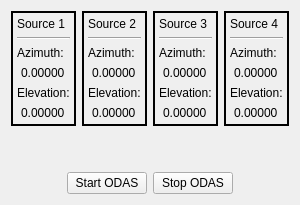
<?xml version="1.0" encoding="UTF-8"?>
<ui version="4.0">
 <class>OdasLive</class>
	<widget class="QWidget" name="OdasLive">
	<layout class="QGridLayout" name="gridLayout">
	<item row="0" column="0">
	 <layout class="QVBoxLayout" name="verticalLayout">
	  <item>
	   <layout class="QHBoxLayout" name="horizontalLayout_2">
		<property name="topMargin">
		 <number>0</number>
		</property>
		<item>
		 <widget class="QFrame" name="source1">
		  <property name="frameShape">
		   <enum>QFrame::WinPanel</enum>
		  </property>
		  <property name="frameShadow">
		   <enum>QFrame::Plain</enum>
		  </property>
		  <layout class="QVBoxLayout" name="verticalLayout_10">
		   <property name="leftMargin">
			<number>4</number>
		   </property>
		   <property name="topMargin">
			<number>4</number>
		   </property>
		   <property name="rightMargin">
			<number>4</number>
		   </property>
		   <property name="bottomMargin">
			<number>4</number>
		   </property>
		   <item>
			<layout class="QVBoxLayout" name="verticalLayout_4">
			 <item>
			  <widget class="QLabel" name="label_6">
			   <property name="text">
				<string>Source 1</string>
			   </property>
			  </widget>
			 </item>
			 <item>
			  <widget class="Line" name="line">
			   <property name="orientation">
				<enum>Qt::Horizontal</enum>
			   </property>
			  </widget>
			 </item>
			 <item>
			  <widget class="QLabel" name="label_7">
			   <property name="text">
				<string>Azimuth:</string>
			   </property>
			  </widget>
			 </item>
			 <item>
			  <widget class="QLabel" name="source1AzimuthValueLabel">
			   <property name="text">
				<string>0.00000</string>
			   </property>
			   <property name="indent">
				<number>4</number>
			   </property>
			  </widget>
			 </item>
			 <item>
			  <widget class="QLabel" name="label_9">
			   <property name="text">
				<string>Elevation:</string>
			   </property>
			  </widget>
			 </item>
			 <item>
			  <widget class="QLabel" name="source1ElevationValueLabel">
			   <property name="text">
				<string>0.00000</string>
			   </property>
			   <property name="indent">
				<number>4</number>
			   </property>
			  </widget>
			 </item>
			</layout>
		   </item>
		  </layout>
		 </widget>
		</item>
		<item>
		 <widget class="QFrame" name="source2">
		  <property name="autoFillBackground">
		   <bool>false</bool>
		  </property>
		  <property name="frameShape">
		   <enum>QFrame::WinPanel</enum>
		  </property>
		  <property name="frameShadow">
		   <enum>QFrame::Plain</enum>
		  </property>
		  <layout class="QVBoxLayout" name="verticalLayout_3">
		   <property name="leftMargin">
			<number>4</number>
		   </property>
		   <property name="topMargin">
			<number>4</number>
		   </property>
		   <property name="rightMargin">
			<number>4</number>
		   </property>
		   <property name="bottomMargin">
			<number>4</number>
		   </property>
		   <item>
			<layout class="QVBoxLayout" name="verticalLayout_2">
			 <item>
			  <widget class="QLabel" name="label_2">
			   <property name="text">
				<string>Source 2</string>
			   </property>
			  </widget>
			 </item>
			 <item>
			  <widget class="Line" name="line_2">
			   <property name="orientation">
				<enum>Qt::Horizontal</enum>
			   </property>
			  </widget>
			 </item>
			 <item>
			  <widget class="QLabel" name="label_3">
			   <property name="text">
				<string>Azimuth:</string>
			   </property>
			  </widget>
			 </item>
			 <item>
			  <widget class="QLabel" name="source2AzimuthValueLabel">
			   <property name="text">
				<string>0.00000</string>
			   </property>
			   <property name="indent">
				<number>4</number>
			   </property>
			  </widget>
			 </item>
			 <item>
			  <widget class="QLabel" name="label_5">
			   <property name="text">
				<string>Elevation:</string>
			   </property>
			  </widget>
			 </item>
			 <item>
			  <widget class="QLabel" name="source2ElevationValueLabel">
			   <property name="text">
				<string>0.00000</string>
			   </property>
			   <property name="indent">
				<number>4</number>
			   </property>
			  </widget>
			 </item>
			</layout>
		   </item>
		  </layout>
		 </widget>
		</item>
		<item>
		 <widget class="QFrame" name="source3">
		  <property name="frameShape">
		   <enum>QFrame::WinPanel</enum>
		  </property>
		  <property name="frameShadow">
		   <enum>QFrame::Plain</enum>
		  </property>
		  <layout class="QVBoxLayout" name="verticalLayout_6">
		   <property name="leftMargin">
			<number>4</number>
		   </property>
		   <property name="topMargin">
			<number>4</number>
		   </property>
		   <property name="rightMargin">
			<number>4</number>
		   </property>
		   <property name="bottomMargin">
			<number>4</number>
		   </property>
		   <item>
			<layout class="QVBoxLayout" name="verticalLayout_5">
			 <item>
			  <widget class="QLabel" name="label_8">
			   <property name="text">
				<string>Source 3</string>
			   </property>
			  </widget>
			 </item>
			 <item>
			  <widget class="Line" name="line_3">
			   <property name="orientation">
				<enum>Qt::Horizontal</enum>
			   </property>
			  </widget>
			 </item>
			 <item>
			  <widget class="QLabel" name="label_10">
			   <property name="text">
				<string>Azimuth:</string>
			   </property>
			  </widget>
			 </item>
			 <item>
			  <widget class="QLabel" name="source3AzimuthValueLabel">
			   <property name="text">
				<string>0.00000</string>
			   </property>
			   <property name="indent">
				<number>4</number>
			   </property>
			  </widget>
			 </item>
			 <item>
			  <widget class="QLabel" name="label_11">
			   <property name="text">
				<string>Elevation:</string>
			   </property>
			  </widget>
			 </item>
			 <item>
			  <widget class="QLabel" name="source3ElevationValueLabel">
			   <property name="text">
				<string>0.00000</string>
			   </property>
			   <property name="indent">
				<number>4</number>
			   </property>
			  </widget>
			 </item>
			</layout>
		   </item>
		  </layout>
		 </widget>
		</item>
		<item>
		 <widget class="QFrame" name="source4">
		  <property name="frameShape">
		   <enum>QFrame::WinPanel</enum>
		  </property>
		  <property name="frameShadow">
		   <enum>QFrame::Plain</enum>
		  </property>
		  <layout class="QVBoxLayout" name="verticalLayout_8">
		   <property name="leftMargin">
			<number>4</number>
		   </property>
		   <property name="topMargin">
			<number>4</number>
		   </property>
		   <property name="rightMargin">
			<number>4</number>
		   </property>
		   <property name="bottomMargin">
			<number>4</number>
		   </property>
		   <item>
			<layout class="QVBoxLayout" name="verticalLayout_7">
			 <item>
			  <widget class="QLabel" name="label_12">
			   <property name="text">
				<string>Source 4</string>
			   </property>
			  </widget>
			 </item>
			 <item>
			  <widget class="Line" name="line_4">
			   <property name="orientation">
				<enum>Qt::Horizontal</enum>
			   </property>
			  </widget>
			 </item>
			 <item>
			  <widget class="QLabel" name="label_13">
			   <property name="text">
				<string>Azimuth:</string>
			   </property>
			  </widget>
			 </item>
			 <item>
			  <widget class="QLabel" name="source4AzimuthValueLabel">
			   <property name="text">
				<string>0.00000</string>
			   </property>
			   <property name="indent">
				<number>4</number>
			   </property>
			  </widget>
			 </item>
			 <item>
			  <widget class="QLabel" name="label_14">
			   <property name="text">
				<string>Elevation:</string>
			   </property>
			  </widget>
			 </item>
			 <item>
			  <widget class="QLabel" name="source4ElevationValueLabel">
			   <property name="text">
				<string>0.00000</string>
			   </property>
			   <property name="indent">
				<number>4</number>
			   </property>
			  </widget>
			 </item>
			</layout>
		   </item>
		  </layout>
		 </widget>
		</item>
	   </layout>
	  </item>
	  <item>
	   <spacer name="verticalSpacer">
		<property name="orientation">
		 <enum>Qt::Vertical</enum>
		</property>
		<property name="sizeHint" stdset="0">
		 <size>
		  <width>20</width>
		  <height>40</height>
		 </size>
		</property>
	   </spacer>
	  </item>
	  <item>
	   <layout class="QHBoxLayout" name="horizontalLayout">
		<item>
		 <spacer name="horizontalSpacer">
		  <property name="orientation">
		   <enum>Qt::Horizontal</enum>
		  </property>
		  <property name="sizeHint" stdset="0">
		   <size>
			<width>40</width>
			<height>20</height>
		   </size>
		  </property>
		 </spacer>
		</item>
		<item>
		 <widget class="QPushButton" name="btnStartOdas">
		  <property name="text">
		   <string>Start ODAS</string>
		  </property>
		 </widget>
		</item>
		<item>
		 <widget class="QPushButton" name="btnStopOdas">
		  <property name="text">
		   <string>Stop ODAS</string>
		  </property>
		 </widget>
		</item>
		<item>
		 <spacer name="horizontalSpacer_2">
		  <property name="orientation">
		   <enum>Qt::Horizontal</enum>
		  </property>
		  <property name="sizeHint" stdset="0">
		   <size>
			<width>40</width>
			<height>20</height>
		   </size>
		  </property>
		 </spacer>
		</item>
	   </layout>
	  </item>
	 </layout>
	</item>
	</layout>
	</widget>
 <resources/>
 <connections/>
 <slots>
  <slot>btnStartOdasClicked()</slot>
  <slot>btnStopOdasClicked()</slot>
 </slots>
</ui>
